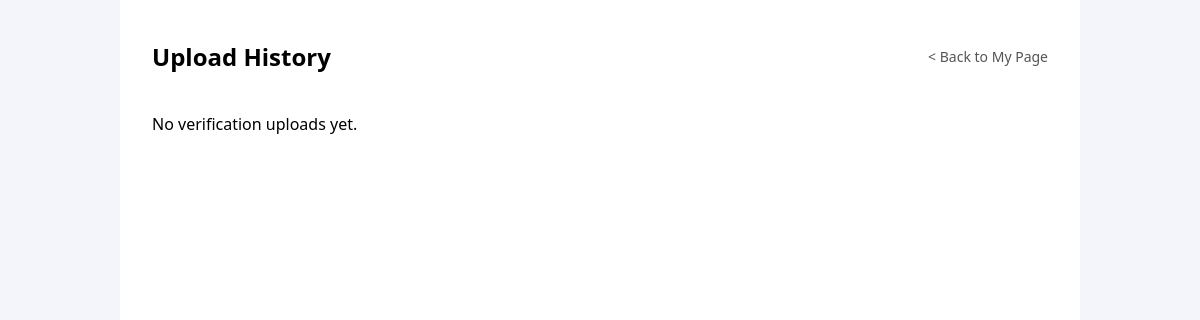
/upload-history/, run on an earlier commit of the app's database.
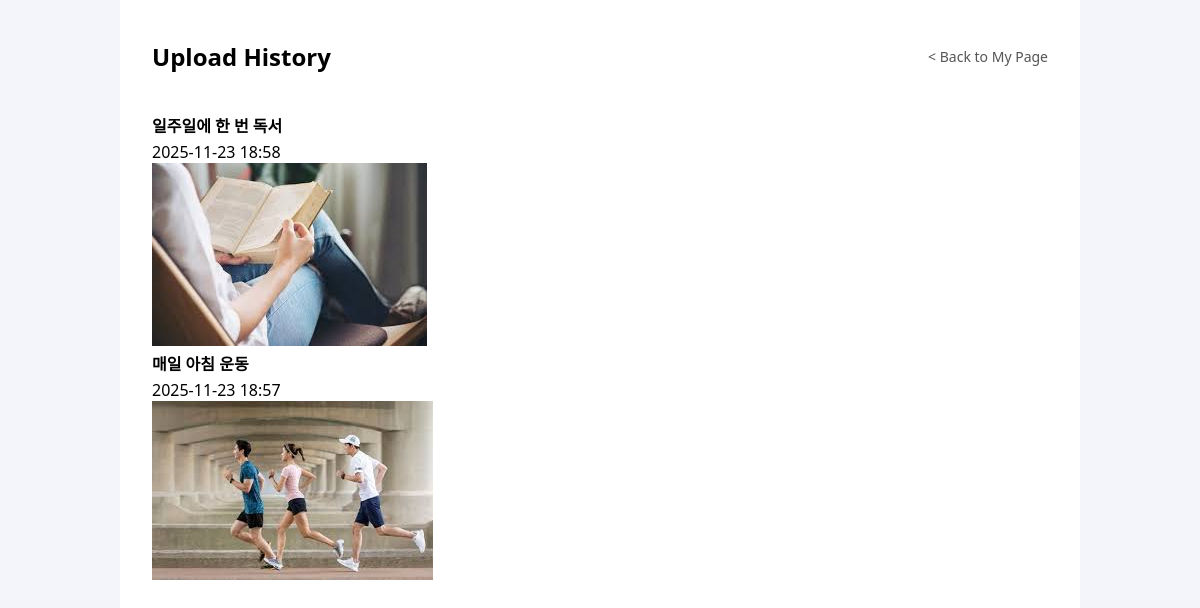
And on a later commit of the database.
### app/models.py (models this page shows, shortened)
class Verification(models.Model):
    image = models.ImageField("인증 이미지", upload_to="verifications/")
    date = models.DateTimeField("인증 일시", auto_now_add=True)
    verified_member = models.ForeignKey(
        User,
        verbose_name="인증한 사람",
        on_delete=models.CASCADE,
        related_name="verifications",
        null=True,
        blank=True,
    )
    challenge = models.ForeignKey(
        Challenge,
        verbose_name="챌린지",
        on_delete=models.CASCADE,
        related_name="verifications",
    )
    class Meta:
        ordering = ["-date"]

class Challenge(models.Model):
    CHALLENGE_TYPE_CHOICES = [
        ("personal", "개인"),
        ("group", "단체"),
    ]
    title = models.CharField("챌린지 제목", max_length=100)
    content = models.TextField("챌린지 설명")
    current_member = models.PositiveIntegerField("현재 인원", default=1)
    max_member = models.PositiveIntegerField("최대 인원", default=1)
    type = models.CharField(
        "챌린지 종류(인원)",
        max_length=20,
        choices=CHALLENGE_TYPE_CHOICES,
        default="group",
    )
    category = models.CharField(
        "챌린지 카테고리",
        max_length=50,
        blank=True,
    )
    is_public = models.BooleanField(
        "공개 여부",
        default=True,
    )
    challenge_date = models.CharField(
        "챌린지 일정(요일/날짜)",
        max_length=100,
        blank=True,
    )
    private_password = models.CharField(
        "비공개 비밀번호",
        max_length=50,
        blank=True,
    )
    leader = models.ForeignKey(
        User,
        verbose_name="챌린지 장",
        on_delete=models.CASCADE,
        related_name="leading_challenge",
        null=True,
        blank=True,
    )
    members = models.ManyToManyField(
        User,
        verbose_name="챌린지 참여자들",
        related_name="joined_challenges",
        blank=True,
    )
    count = models.PositiveIntegerField("목표 인증 횟수", default=0)
    created_at = models.DateTimeField("생성일", auto_now_add=True)
    updated_at = models.DateTimeField("수정일", auto_now=True)
    class Meta:
        ordering = ["-created_at"]

### app/views.py (the view)
# urls.py: path("upload-history/", views.upload_history, name="upload_history"),
def upload_history(request):
    user = get_current_user(request)  # 임시로 username1 고정
    verifications = (
        Verification.objects
        .filter(verified_member=user)
        .select_related("challenge")
        .order_by("-date")
    )
    context = {
        "verifications": verifications,
    }
    return render(request, "upload_history.html", context)

### app/views.py (called while the page is built)
def get_current_user(request):
    return User.objects.get(username="username1")

### app/templates/upload_history.html (shortened to what this page needs)
{% load static %}
<!DOCTYPE html>
<html lang="en">
<head>
  <link rel="stylesheet" href="{% static 'app/style.css' %}">
</head>
<body>
  <div class="layout">
    <header class="page-header">
      <h1 class="page-title">Upload History</h1>
      <a href="{% url 'mypage' %}" style="font-size:14px; text-decoration:none; color:#555;">
        &lt; Back to My Page
      </a>
    </header>
    <section class="upload-history-list">
      {% if verifications %}
        {% for v in verifications %}
          <div class="upload-card">
            <div class="upload-header">
              <div class="challenge-title">
                {{ v.challenge.title }}
              </div>
              <div class="upload-date">
                {{ v.date|date:"Y-m-d H:i" }}
              </div>
            </div>
            {% if v.image %}
              <div class="upload-image-wrapper">
                <img src="{{ v.image.url }}" alt="verification image" class="upload-image">
              </div>
            {% endif %}
          </div>
        {% endfor %}
      {% else %}
        <p>No verification uploads yet.</p>
      {% endif %}
    </section>
  </div>
</body>
</html>

### app/static/app/style.css (style rules this page uses)
body { font-family: system-ui, -apple-system, BlinkMacSystemFont, "Segoe UI", sans-serif; background: #f3f5fb; margin: 0; padding: 0; }
.layout { max-width: 960px; margin: 0 auto; padding: 24px 32px; box-sizing: border-box; background: #ffffff; min-height: 100vh; }
.page-header { display: flex; justify-content: space-between; align-items: center; margin-bottom: 24px; }
.page-title { font-size: 24px; font-weight: 700; }
.challenge-title { font-size: 16px; font-weight: 600; margin-bottom: 4px; }

What changed in the data, as far as the page shows it:
added Verification: challenge "일주일에 한 번 독서", date "2025-11-23 18:58", image (picture)
added Verification: challenge "매일 아침 운동", date "2025-11-23 18:57", image (picture)
Also different on the page:
text no longer shown: "No verification uploads yet."
